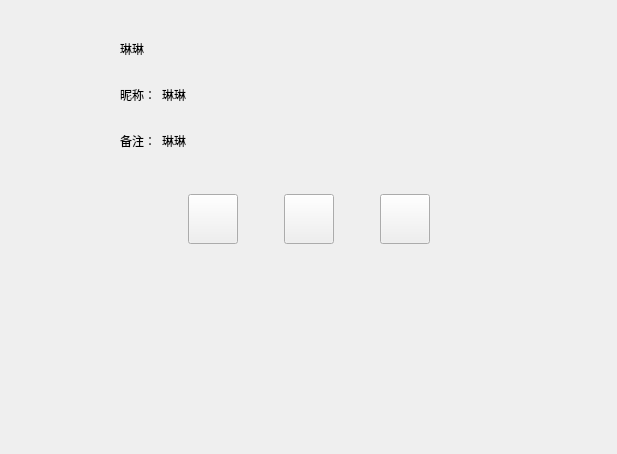
<?xml version="1.0" encoding="UTF-8"?>
<ui version="4.0">
 <class>FriendInfoPage</class>
 <widget class="QWidget" name="FriendInfoPage">
  <property name="geometry">
   <rect>
    <x>0</x>
    <y>0</y>
    <width>617</width>
    <height>454</height>
   </rect>
  </property>
  <property name="windowTitle">
   <string>Form</string>
  </property>
  <layout class="QVBoxLayout" name="verticalLayout">
   <item>
    <widget class="QWidget" name="widget" native="true">
     <layout class="QHBoxLayout" name="horizontalLayout">
      <item>
       <widget class="QLabel" name="icon_lb">
        <property name="minimumSize">
         <size>
          <width>85</width>
          <height>85</height>
         </size>
        </property>
        <property name="maximumSize">
         <size>
          <width>85</width>
          <height>85</height>
         </size>
        </property>
        <property name="text">
         <string/>
        </property>
       </widget>
      </item>
      <item>
       <widget class="QWidget" name="widget_3" native="true">
        <layout class="QVBoxLayout" name="verticalLayout_2">
         <item>
          <widget class="QWidget" name="widget_4" native="true">
           <property name="minimumSize">
            <size>
             <width>0</width>
             <height>40</height>
            </size>
           </property>
           <property name="maximumSize">
            <size>
             <width>16777215</width>
             <height>40</height>
            </size>
           </property>
           <layout class="QHBoxLayout" name="horizontalLayout_2">
            <property name="leftMargin">
             <number>0</number>
            </property>
            <property name="topMargin">
             <number>0</number>
            </property>
            <property name="rightMargin">
             <number>0</number>
            </property>
            <property name="bottomMargin">
             <number>0</number>
            </property>
            <item>
             <widget class="QLabel" name="name_lb">
              <property name="minimumSize">
               <size>
                <width>40</width>
                <height>0</height>
               </size>
              </property>
              <property name="maximumSize">
               <size>
                <width>16777215</width>
                <height>16777215</height>
               </size>
              </property>
              <property name="text">
               <string>琳琳</string>
              </property>
             </widget>
            </item>
            <item>
             <widget class="QLabel" name="sex_lb">
              <property name="minimumSize">
               <size>
                <width>40</width>
                <height>40</height>
               </size>
              </property>
              <property name="maximumSize">
               <size>
                <width>40</width>
                <height>40</height>
               </size>
              </property>
              <property name="text">
               <string/>
              </property>
             </widget>
            </item>
            <item>
             <spacer name="horizontalSpacer">
              <property name="orientation">
               <enum>Qt::Orientation::Horizontal</enum>
              </property>
              <property name="sizeHint" stdset="0">
               <size>
                <width>40</width>
                <height>20</height>
               </size>
              </property>
             </spacer>
            </item>
           </layout>
          </widget>
         </item>
         <item>
          <widget class="QWidget" name="widget_2" native="true">
           <property name="minimumSize">
            <size>
             <width>0</width>
             <height>40</height>
            </size>
           </property>
           <property name="maximumSize">
            <size>
             <width>16777215</width>
             <height>40</height>
            </size>
           </property>
           <layout class="QHBoxLayout" name="horizontalLayout_3">
            <property name="leftMargin">
             <number>0</number>
            </property>
            <property name="topMargin">
             <number>0</number>
            </property>
            <property name="rightMargin">
             <number>0</number>
            </property>
            <property name="bottomMargin">
             <number>0</number>
            </property>
            <item>
             <widget class="QLabel" name="nick_tip">
              <property name="minimumSize">
               <size>
                <width>0</width>
                <height>30</height>
               </size>
              </property>
              <property name="maximumSize">
               <size>
                <width>50</width>
                <height>30</height>
               </size>
              </property>
              <property name="text">
               <string>昵称：</string>
              </property>
             </widget>
            </item>
            <item>
             <widget class="QLabel" name="nick_lb">
              <property name="text">
               <string>琳琳</string>
              </property>
             </widget>
            </item>
            <item>
             <spacer name="horizontalSpacer_2">
              <property name="orientation">
               <enum>Qt::Orientation::Horizontal</enum>
              </property>
              <property name="sizeHint" stdset="0">
               <size>
                <width>40</width>
                <height>20</height>
               </size>
              </property>
             </spacer>
            </item>
           </layout>
          </widget>
         </item>
         <item>
          <widget class="QWidget" name="widget_5" native="true">
           <property name="minimumSize">
            <size>
             <width>0</width>
             <height>40</height>
            </size>
           </property>
           <property name="maximumSize">
            <size>
             <width>16777215</width>
             <height>40</height>
            </size>
           </property>
           <layout class="QHBoxLayout" name="horizontalLayout_4">
            <property name="leftMargin">
             <number>0</number>
            </property>
            <property name="topMargin">
             <number>0</number>
            </property>
            <property name="rightMargin">
             <number>0</number>
            </property>
            <property name="bottomMargin">
             <number>0</number>
            </property>
            <item>
             <widget class="QLabel" name="bak_tip">
              <property name="minimumSize">
               <size>
                <width>0</width>
                <height>30</height>
               </size>
              </property>
              <property name="maximumSize">
               <size>
                <width>50</width>
                <height>30</height>
               </size>
              </property>
              <property name="text">
               <string>备注：</string>
              </property>
             </widget>
            </item>
            <item>
             <widget class="QLabel" name="bak_lb">
              <property name="text">
               <string>琳琳</string>
              </property>
             </widget>
            </item>
            <item>
             <spacer name="horizontalSpacer_7">
              <property name="orientation">
               <enum>Qt::Orientation::Horizontal</enum>
              </property>
              <property name="sizeHint" stdset="0">
               <size>
                <width>40</width>
                <height>20</height>
               </size>
              </property>
             </spacer>
            </item>
           </layout>
          </widget>
         </item>
        </layout>
       </widget>
      </item>
     </layout>
    </widget>
   </item>
   <item>
    <widget class="QWidget" name="widget_6" native="true">
     <layout class="QHBoxLayout" name="horizontalLayout_5">
      <item>
       <spacer name="horizontalSpacer_3">
        <property name="orientation">
         <enum>Qt::Orientation::Horizontal</enum>
        </property>
        <property name="sizeHint" stdset="0">
         <size>
          <width>40</width>
          <height>20</height>
         </size>
        </property>
       </spacer>
      </item>
      <item>
       <widget class="GDClickedBtn" name="msg_chat">
        <property name="minimumSize">
         <size>
          <width>50</width>
          <height>50</height>
         </size>
        </property>
        <property name="maximumSize">
         <size>
          <width>50</width>
          <height>50</height>
         </size>
        </property>
        <property name="text">
         <string/>
        </property>
       </widget>
      </item>
      <item>
       <spacer name="horizontalSpacer_5">
        <property name="orientation">
         <enum>Qt::Orientation::Horizontal</enum>
        </property>
        <property name="sizeType">
         <enum>QSizePolicy::Policy::Fixed</enum>
        </property>
        <property name="sizeHint" stdset="0">
         <size>
          <width>40</width>
          <height>20</height>
         </size>
        </property>
       </spacer>
      </item>
      <item>
       <widget class="GDClickedBtn" name="voice_chat">
        <property name="minimumSize">
         <size>
          <width>50</width>
          <height>50</height>
         </size>
        </property>
        <property name="maximumSize">
         <size>
          <width>50</width>
          <height>50</height>
         </size>
        </property>
        <property name="text">
         <string/>
        </property>
       </widget>
      </item>
      <item>
       <spacer name="horizontalSpacer_6">
        <property name="orientation">
         <enum>Qt::Orientation::Horizontal</enum>
        </property>
        <property name="sizeType">
         <enum>QSizePolicy::Policy::Fixed</enum>
        </property>
        <property name="sizeHint" stdset="0">
         <size>
          <width>40</width>
          <height>20</height>
         </size>
        </property>
       </spacer>
      </item>
      <item>
       <widget class="GDClickedBtn" name="video_chat">
        <property name="minimumSize">
         <size>
          <width>50</width>
          <height>50</height>
         </size>
        </property>
        <property name="maximumSize">
         <size>
          <width>50</width>
          <height>50</height>
         </size>
        </property>
        <property name="text">
         <string/>
        </property>
       </widget>
      </item>
      <item>
       <spacer name="horizontalSpacer_4">
        <property name="orientation">
         <enum>Qt::Orientation::Horizontal</enum>
        </property>
        <property name="sizeHint" stdset="0">
         <size>
          <width>40</width>
          <height>20</height>
         </size>
        </property>
       </spacer>
      </item>
     </layout>
    </widget>
   </item>
   <item>
    <spacer name="verticalSpacer_2">
     <property name="orientation">
      <enum>Qt::Orientation::Vertical</enum>
     </property>
     <property name="sizeHint" stdset="0">
      <size>
       <width>20</width>
       <height>223</height>
      </size>
     </property>
    </spacer>
   </item>
  </layout>
 </widget>
 <customwidgets>
  <customwidget>
   <class>GDClickedBtn</class>
   <extends>QPushButton</extends>
   <header location="global">gdclickedbtn.h</header>
  </customwidget>
 </customwidgets>
 <resources/>
 <connections/>
</ui>
